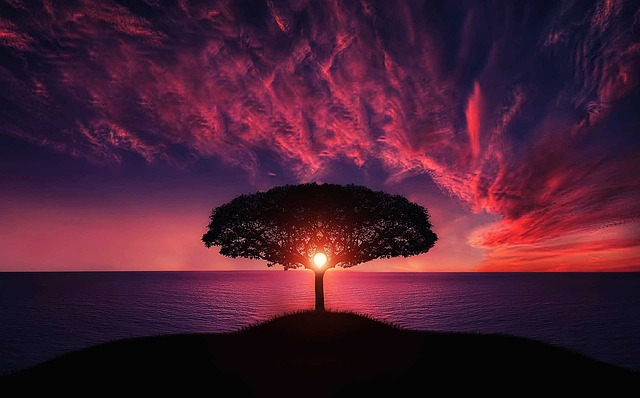
#> input picture IPCV-main/New_Q1/New_Q1/image2.jpg, 640 x 398 px
$ jupyter execute Ex1.ipynb   (older library calls are emulated)
#> lines starting #> are read from the running program, lines starting #| are printed output that depends on the picture
[cell 1]
import cv2
import numpy as np
import matplotlib.pyplot as plt

[cell 2]
# Load the image in grayscale
image = cv2.imread('image2.jpg', cv2.IMREAD_GRAYSCALE)
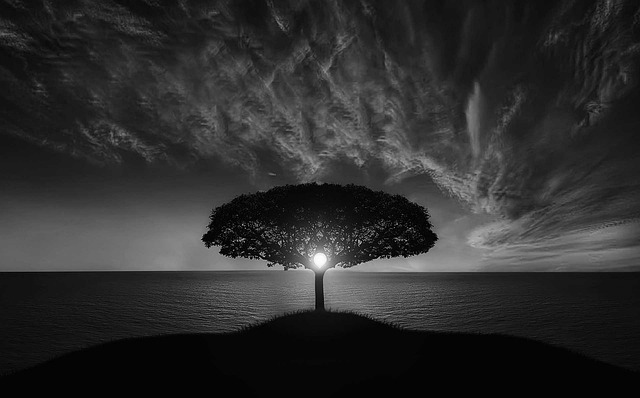
#> image: shape (398, 640); min 0, max 255, mean 45.6

[cell 3]
# Step 1: Smooth the image using a Gaussian filter (optional)
smoothed_image = cv2.GaussianBlur(image, (5, 5), 1.5)

[cell 4]
# Step 2: Compute gradients using Sobel filters
sobel_x = cv2.Sobel(smoothed_image, cv2.CV_64F, 1, 0, ksize=3)  # Gradient in x-direction
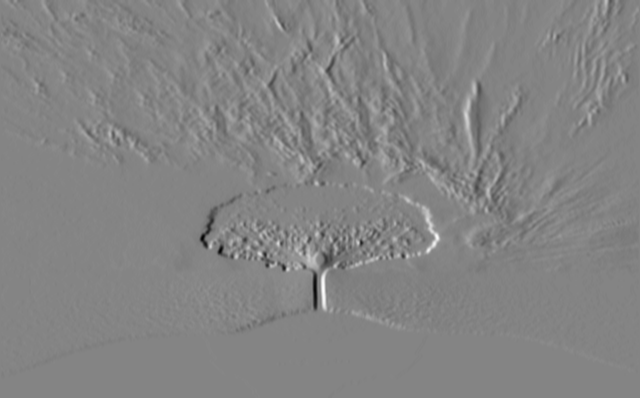
#> sobel_x: shape (398, 640) float64; min -241, max 224, mean -0.1; drawn with min black and max white
sobel_y = cv2.Sobel(smoothed_image, cv2.CV_64F, 0, 1, ksize=3)  # Gradient in y-direction
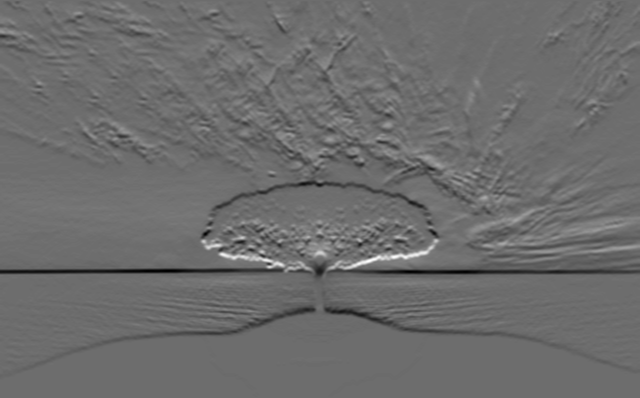
#> sobel_y: shape (398, 640) float64; min -200, max 267, mean -0.4; drawn with min black and max white

[cell 5]
# Step 3: Compute the magnitude of the gradients
magnitude = np.sqrt(sobel_x**2 + sobel_y**2)
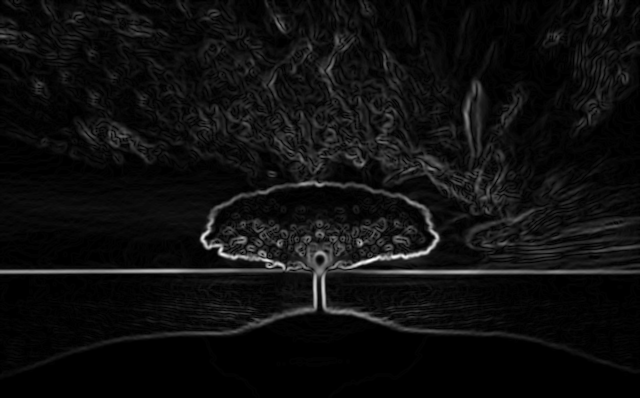
#> magnitude: shape (398, 640) float64; min 0, max 279.6, mean 16.2; drawn with min black and max white
magnitude = np.uint8(magnitude / np.max(magnitude) * 255)  # Normalize to 0-255

[cell 6]
# Display the results
plt.figure(figsize=(12, 8))

plt.subplot(2, 2, 1)
plt.title("Original Image")
plt.imshow(image, cmap='gray')
plt.axis('off')

plt.subplot(2, 2, 2)
plt.title("Sobel X")
plt.imshow(np.abs(sobel_x), cmap='gray')
plt.axis('off')

plt.subplot(2, 2, 3)
plt.title("Sobel Y")
plt.imshow(np.abs(sobel_y), cmap='gray')
plt.axis('off')

plt.subplot(2, 2, 4)
plt.title("Edge Magnitude")
plt.imshow(magnitude, cmap='gray')
plt.axis('off')

plt.tight_layout()
plt.show()
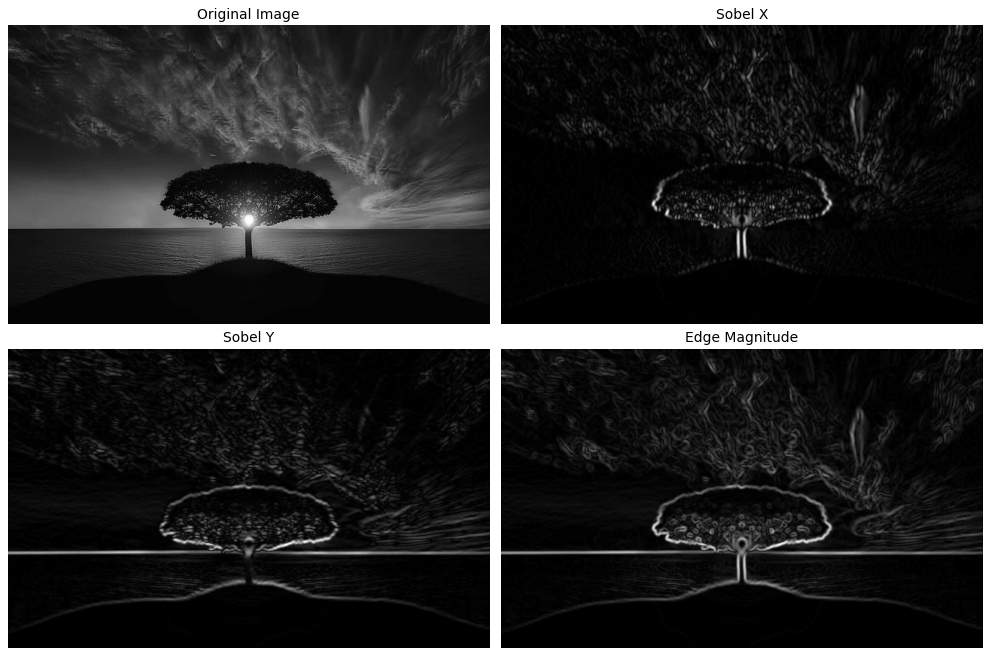
#> figure drawn by matplotlib, 4 panels
